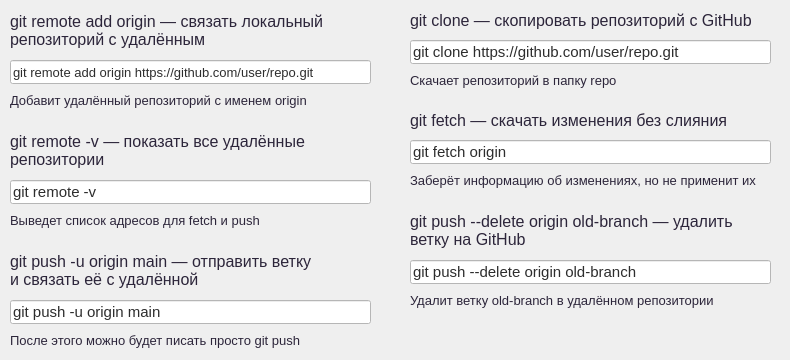
     <widget class="QWidget" name="page_4">
      <widget class="QLabel" name="label_29">
       <property name="geometry">
        <rect>
         <x>10</x>
         <y>10</y>
         <width>351</width>
         <height>41</height>
        </rect>
       </property>
       <property name="font">
        <font>
         <family>Yu Gothic UI</family>
         <pointsize>12</pointsize>
        </font>
       </property>
       <property name="styleSheet">
        <string notr="true">color: rgb(44, 37, 58);
background-color: rgba(255, 255, 255, 0);
border: none;</string>
       </property>
       <property name="text">
        <string>git remote add origin — связать локальный 
репозиторий с удалённым</string>
       </property>
      </widget>
      <widget class="QLabel" name="label_30">
       <property name="geometry">
        <rect>
         <x>10</x>
         <y>90</y>
         <width>371</width>
         <height>21</height>
        </rect>
       </property>
       <property name="font">
        <font>
         <family>Yu Gothic UI</family>
         <pointsize>10</pointsize>
        </font>
       </property>
       <property name="styleSheet">
        <string notr="true">color: rgb(44, 37, 58);
background-color: rgba(255, 255, 255, 0);
border: none;</string>
       </property>
       <property name="text">
        <string>Добавит удалённый репозиторий с именем origin</string>
       </property>
      </widget>
      <widget class="QLineEdit" name="lineEdit_15">
       <property name="geometry">
        <rect>
         <x>10</x>
         <y>60</y>
         <width>361</width>
         <height>24</height>
        </rect>
       </property>
       <property name="font">
        <font>
         <family>Yu Gothic UI</family>
         <pointsize>10</pointsize>
        </font>
       </property>
       <property name="styleSheet">
        <string notr="true">background-color: rgb(255, 255, 255);
color: rgb(45, 45, 45);</string>
       </property>
       <property name="text">
        <string>git remote add origin https://github.com/user/repo.git</string>
       </property>
      </widget>
      <widget class="QLabel" name="label_37">
       <property name="geometry">
        <rect>
         <x>10</x>
         <y>210</y>
         <width>371</width>
         <height>21</height>
        </rect>
       </property>
       <property name="font">
        <font>
         <family>Yu Gothic UI</family>
         <pointsize>10</pointsize>
        </font>
       </property>
       <property name="styleSheet">
        <string notr="true">color: rgb(44, 37, 58);
background-color: rgba(255, 255, 255, 0);
border: none;</string>
       </property>
       <property name="text">
        <string>Выведет список адресов для fetch и push</string>
       </property>
      </widget>
      <widget class="QLineEdit" name="lineEdit_19">
       <property name="geometry">
        <rect>
         <x>10</x>
         <y>180</y>
         <width>361</width>
         <height>24</height>
        </rect>
       </property>
       <property name="font">
        <font>
         <family>Yu Gothic UI</family>
         <pointsize>11</pointsize>
        </font>
       </property>
       <property name="styleSheet">
        <string notr="true">background-color: rgb(255, 255, 255);
color: rgb(45, 45, 45);</string>
       </property>
       <property name="text">
        <string>git remote -v</string>
       </property>
      </widget>
      <widget class="QLabel" name="label_38">
       <property name="geometry">
        <rect>
         <x>10</x>
         <y>130</y>
         <width>351</width>
         <height>41</height>
        </rect>
       </property>
       <property name="font">
        <font>
         <family>Yu Gothic UI</family>
         <pointsize>12</pointsize>
        </font>
       </property>
       <property name="styleSheet">
        <string notr="true">color: rgb(44, 37, 58);
background-color: rgba(255, 255, 255, 0);
border: none;</string>
       </property>
       <property name="text">
        <string>git remote -v — показать все удалённые
репозитории</string>
       </property>
      </widget>
      <widget class="QLabel" name="label_39">
       <property name="geometry">
        <rect>
         <x>10</x>
         <y>330</y>
         <width>371</width>
         <height>21</height>
        </rect>
       </property>
       <property name="font">
        <font>
         <family>Yu Gothic UI</family>
         <pointsize>10</pointsize>
        </font>
       </property>
       <property name="styleSheet">
        <string notr="true">color: rgb(44, 37, 58);
background-color: rgba(255, 255, 255, 0);
border: none;</string>
       </property>
       <property name="text">
        <string>После этого можно будет писать просто git push</string>
       </property>
      </widget>
      <widget class="QLineEdit" name="lineEdit_20">
       <property name="geometry">
        <rect>
         <x>10</x>
         <y>300</y>
         <width>361</width>
         <height>24</height>
        </rect>
       </property>
       <property name="font">
        <font>
         <family>Yu Gothic UI</family>
         <pointsize>11</pointsize>
        </font>
       </property>
       <property name="styleSheet">
        <string notr="true">background-color: rgb(255, 255, 255);
color: rgb(45, 45, 45);</string>
       </property>
       <property name="text">
        <string>git push -u origin main</string>
       </property>
      </widget>
      <widget class="QLabel" name="label_40">
       <property name="geometry">
        <rect>
         <x>10</x>
         <y>250</y>
         <width>351</width>
         <height>41</height>
        </rect>
       </property>
       <property name="font">
        <font>
         <family>Yu Gothic UI</family>
         <pointsize>12</pointsize>
        </font>
       </property>
       <property name="styleSheet">
        <string notr="true">color: rgb(44, 37, 58);
background-color: rgba(255, 255, 255, 0);
border: none;</string>
       </property>
       <property name="text">
        <string>git push -u origin main — отправить ветку 
и связать её с удалённой</string>
       </property>
      </widget>
      <widget class="QLabel" name="label_41">
       <property name="geometry">
        <rect>
         <x>410</x>
         <y>10</y>
         <width>351</width>
         <height>21</height>
        </rect>
       </property>
       <property name="font">
        <font>
         <family>Yu Gothic UI</family>
         <pointsize>12</pointsize>
        </font>
       </property>
       <property name="styleSheet">
        <string notr="true">color: rgb(44, 37, 58);
background-color: rgba(255, 255, 255, 0);
border: none;</string>
       </property>
       <property name="text">
        <string>git clone — скопировать репозиторий с GitHub</string>
       </property>
      </widget>
      <widget class="QLineEdit" name="lineEdit_21">
       <property name="geometry">
        <rect>
         <x>410</x>
         <y>40</y>
         <width>361</width>
         <height>24</height>
        </rect>
       </property>
       <property name="font">
        <font>
         <family>Yu Gothic UI</family>
         <pointsize>11</pointsize>
        </font>
       </property>
       <property name="styleSheet">
        <string notr="true">background-color: rgb(255, 255, 255);
color: rgb(45, 45, 45);</string>
       </property>
       <property name="text">
        <string>git clone https://github.com/user/repo.git</string>
       </property>
      </widget>
      <widget class="QLabel" name="label_42">
       <property name="geometry">
        <rect>
         <x>410</x>
         <y>70</y>
         <width>371</width>
         <height>21</height>
        </rect>
       </property>
       <property name="font">
        <font>
         <family>Yu Gothic UI</family>
         <pointsize>10</pointsize>
        </font>
       </property>
       <property name="styleSheet">
        <string notr="true">color: rgb(44, 37, 58);
background-color: rgba(255, 255, 255, 0);
border: none;</string>
       </property>
       <property name="text">
        <string>Скачает репозиторий в папку repo</string>
       </property>
      </widget>
      <widget class="QLabel" name="label_43">
       <property name="geometry">
        <rect>
         <x>410</x>
         <y>110</y>
         <width>351</width>
         <height>21</height>
        </rect>
       </property>
       <property name="font">
        <font>
         <family>Yu Gothic UI</family>
         <pointsize>12</pointsize>
        </font>
       </property>
       <property name="styleSheet">
        <string notr="true">color: rgb(44, 37, 58);
background-color: rgba(255, 255, 255, 0);
border: none;</string>
       </property>
       <property name="text">
        <string>git fetch — скачать изменения без слияния</string>
       </property>
      </widget>
      <widget class="QLabel" name="label_44">
       <property name="geometry">
        <rect>
         <x>410</x>
         <y>170</y>
         <width>371</width>
         <height>21</height>
        </rect>
       </property>
       <property name="font">
        <font>
         <family>Yu Gothic UI</family>
         <pointsize>10</pointsize>
        </font>
       </property>
       <property name="styleSheet">
        <string notr="true">color: rgb(44, 37, 58);
background-color: rgba(255, 255, 255, 0);
border: none;</string>
       </property>
       <property name="text">
        <string>Заберёт информацию об изменениях, но не применит их</string>
       </property>
      </widget>
      <widget class="QLineEdit" name="lineEdit_22">
       <property name="geometry">
        <rect>
         <x>410</x>
         <y>140</y>
         <width>361</width>
         <height>24</height>
        </rect>
       </property>
       <property name="font">
        <font>
         <family>Yu Gothic UI</family>
         <pointsize>11</pointsize>
        </font>
       </property>
       <property name="styleSheet">
        <string notr="true">background-color: rgb(255, 255, 255);
color: rgb(45, 45, 45);</string>
       </property>
       <property name="text">
        <string>git fetch origin</string>
       </property>
      </widget>
      <widget class="QLineEdit" name="lineEdit_23">
       <property name="geometry">
        <rect>
         <x>410</x>
         <y>260</y>
         <width>361</width>
         <height>24</height>
        </rect>
       </property>
       <property name="font">
        <font>
         <family>Yu Gothic UI</family>
         <pointsize>11</pointsize>
        </font>
       </property>
       <property name="styleSheet">
        <string notr="true">background-color: rgb(255, 255, 255);
color: rgb(45, 45, 45);</string>
       </property>
       <property name="text">
        <string>git push --delete origin old-branch</string>
       </property>
      </widget>
      <widget class="QLabel" name="label_46">
       <property name="geometry">
        <rect>
         <x>410</x>
         <y>290</y>
         <width>371</width>
         <height>21</height>
        </rect>
       </property>
       <property name="font">
        <font>
         <family>Yu Gothic UI</family>
         <pointsize>10</pointsize>
        </font>
       </property>
       <property name="styleSheet">
        <string notr="true">color: rgb(44, 37, 58);
background-color: rgba(255, 255, 255, 0);
border: none;</string>
       </property>
       <property name="text">
        <string>Удалит ветку old-branch в удалённом репозитории</string>
       </property>
      </widget>
      <widget class="QLabel" name="label_45">
       <property name="geometry">
        <rect>
         <x>410</x>
         <y>210</y>
         <width>351</width>
         <height>41</height>
        </rect>
       </property>
       <property name="font">
        <font>
         <family>Yu Gothic UI</family>
         <pointsize>12</pointsize>
        </font>
       </property>
       <property name="styleSheet">
        <string notr="true">color: rgb(44, 37, 58);
background-color: rgba(255, 255, 255, 0);
border: none;</string>
       </property>
       <property name="text">
        <string>git push --delete origin old-branch — удалить 
ветку на GitHub</string>
       </property>
      </widget>
     </widget>
